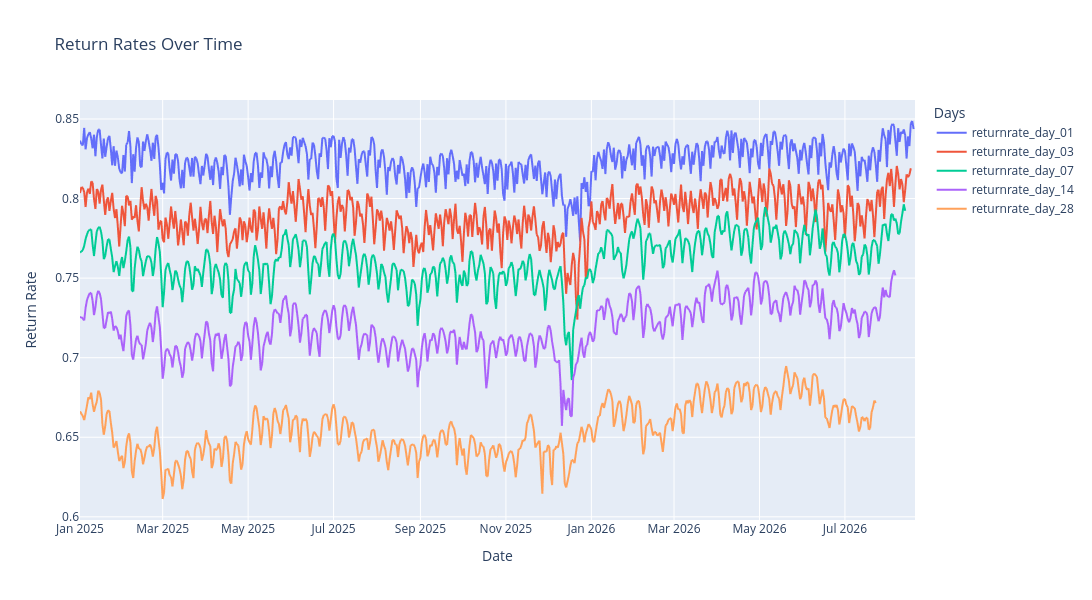

The cell this chart's notebook holds for it:
### Code cell
# Create a line chart showing return rates over time
fig = px.line(
    returnrate,
    x='dt',
    y=['returnrate_day_01', 'returnrate_day_03', 'returnrate_day_07', 'returnrate_day_14', 'returnrate_day_28'],
    title='Return Rates Over Time',
    labels={'dt': 'Date', 'value': 'Return Rate', 'variable': 'Days'},
    markers=False,
    height=600,
    width=1500
)

#fig.update_layout(hovermode='x unified')
fig.show()

### Figure 1 — Plotly figure (JSON) as saved in the notebook; plotly's stock layout.template omitted (floating-point values rounded to 4 significant figures; data arrays with more than 128 entries replaced by an {"elided": "..."} marker saying what was removed)
{"data": [{"hovertemplate": "Days=returnrate_day_01<br>Date=%{x}<br>Return Rate=%{y}<extra></extra>", "legendgroup": "returnrate_day_01", "line": {"color": "#636efa", "dash": "solid"}, "marker": {"symbol": "circle"}, "mode": "lines", "name": "returnrate_day_01", "showlegend": true, "type": "scattergl", "x": {"elided": "597 str values"}, "xaxis": "x", "y": {"elided": "597 float values"}, "yaxis": "y"}, {"hovertemplate": "Days=returnrate_day_03<br>Date=%{x}<br>Return Rate=%{y}<extra></extra>", "legendgroup": "returnrate_day_03", "line": {"color": "#EF553B", "dash": "solid"}, "marker": {"symbol": "circle"}, "mode": "lines", "name": "returnrate_day_03", "showlegend": true, "type": "scattergl", "x": {"elided": "597 str values"}, "xaxis": "x", "y": {"elided": "597 float values"}, "yaxis": "y"}, {"hovertemplate": "Days=returnrate_day_07<br>Date=%{x}<br>Return Rate=%{y}<extra></extra>", "legendgroup": "returnrate_day_07", "line": {"color": "#00cc96", "dash": "solid"}, "marker": {"symbol": "circle"}, "mode": "lines", "name": "returnrate_day_07", "showlegend": true, "type": "scattergl", "x": {"elided": "597 str values"}, "xaxis": "x", "y": {"elided": "597 float values"}, "yaxis": "y"}, {"hovertemplate": "Days=returnrate_day_14<br>Date=%{x}<br>Return Rate=%{y}<extra></extra>", "legendgroup": "returnrate_day_14", "line": {"color": "#ab63fa", "dash": "solid"}, "marker": {"symbol": "circle"}, "mode": "lines", "name": "returnrate_day_14", "showlegend": true, "type": "scattergl", "x": {"elided": "597 str values"}, "xaxis": "x", "y": {"elided": "597 float values"}, "yaxis": "y"}, {"hovertemplate": "Days=returnrate_day_28<br>Date=%{x}<br>Return Rate=%{y}<extra></extra>", "legendgroup": "returnrate_day_28", "line": {"color": "#FFA15A", "dash": "solid"}, "marker": {"symbol": "circle"}, "mode": "lines", "name": "returnrate_day_28", "showlegend": true, "type": "scattergl", "x": {"elided": "597 str values"}, "xaxis": "x", "y": {"elided": "597 float values"}, "yaxis": "y"}], "layout": {"height": 600, "legend": {"title": {"text": "Days"}, "tracegroupgap": 0}, "title": {"text": "Return Rates Over Time"}, "width": 1500, "xaxis": {"anchor": "y", "domain": [0, 1], "title": {"text": "Date"}}, "yaxis": {"anchor": "x", "domain": [0, 1], "title": {"text": "Return Rate"}}}}
